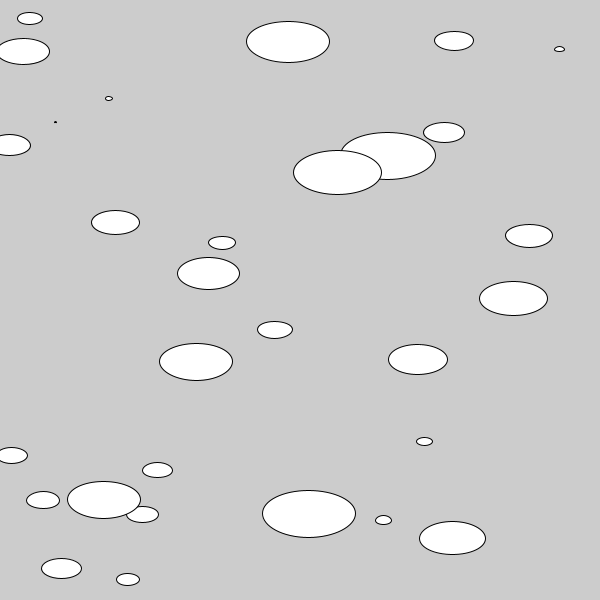
Frame 1 (no input)
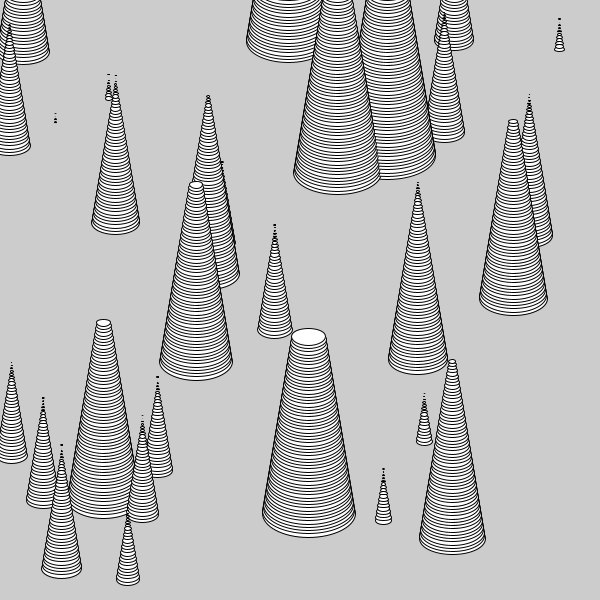
Frame 60 (the mouse pressed at the canvas centre just before this capture)
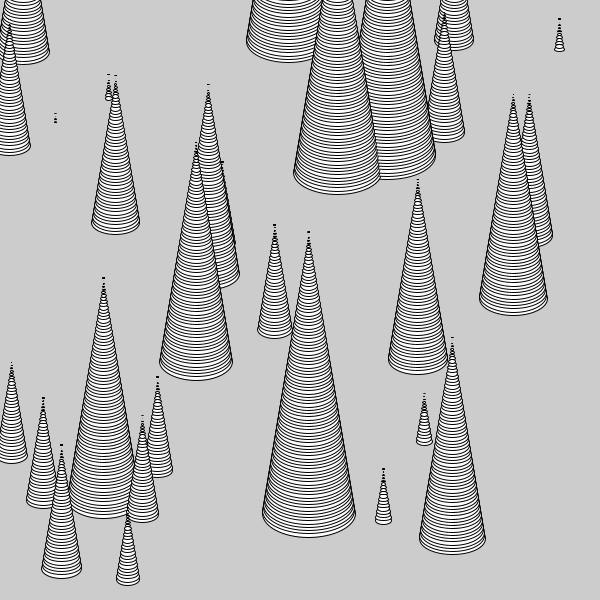
Frame 120 (the mouse held since frame 60 and released just before this capture)

The Processing sketch that drew these frames (run headless with seeded random() and noise(); from frame 60 on, the mouse is pressed at the canvas centre):

// Processing sketch: spikes
// ── spikes.pde
ArrayList<Spike> spikeList;   // lists can store many objects
int n = 30;                //this is how many objects we will have

void setup() {
  stroke(0);
  size(600, 600);
  spikeList = new ArrayList<Spike>(n);   //make the list

  // ~~~~~~~~~ Make a bunch of targets and store them in the list! ~~~~~~~~~
  int i = 0;
  while (i < n) {
    spikeList.add(new Spike());
    i=i+1;
  }
  // ~~~~~~~~~ Done making targets! ~~~~~~~~~~~~~~~~~~~~~~~~~~~~~~~~~~~~~~~~
}


void draw() {
  //background(0);
  // ~~~~~~~~~ Go through the list and tell each target to show and act ~~~~
  int i = 0;
  while (i < n) {
    Spike currentSpike = spikeList.get(i);
    currentSpike.show();
    currentSpike.act();
    i=i+1;
  }
}

// ── spike.pde
class Spike {

  //INSTANCE VARIABLES
  float x, y, vy, size;

  //CONSTRUCTOR
  Spike() {
    x = random(width);
    y = random(height);
    size = random(1, 100);
  }

  //BEHAVIOUR FUNCTIONS
  void show() {
    fill(255);
    ellipse(x, y, size, size/2); //make it oval so it looks it's going up
  }

  void act() {
    if (size > 0) {
      y = y - 3; // control how much it goes up
      size = size - 1; //control how quick it shrinks
    }
  }
}
